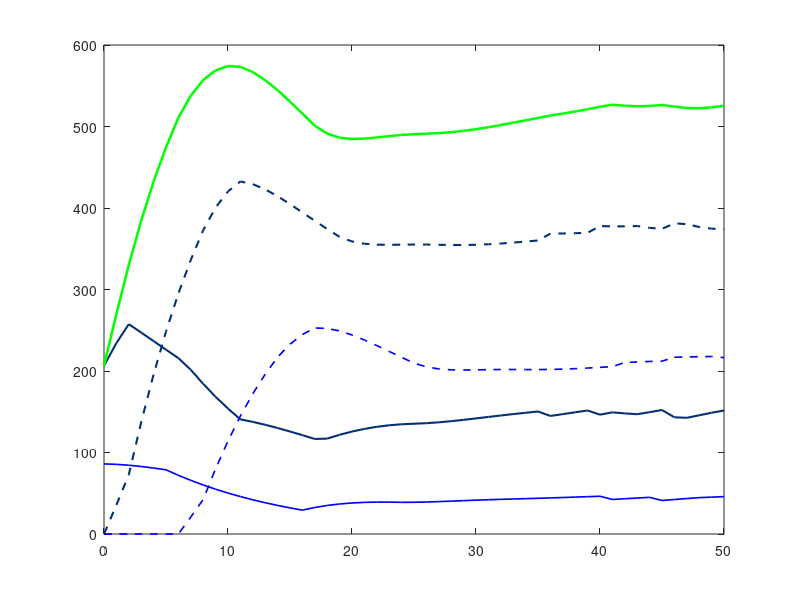

MATLAB code to generate this figure: (Note: this script raises an error after producing the figure.)
clear all;
%%
%Condor model
function [t, wildJuveniles, wildImmatures, wildAdults, wildTotal, captiveJuveniles, captiveImmatures, captiveAdults, captiveTotal, totalBirds, Y1, WY1] = runCondorModel()
% initialization of variables and Rates
doubleClutching = true;
captiveBirthRate = 0.9; % The Female birth Rate assuming double clutching
if doubleClutching == true
    captiveBirthRate = captiveBirthRate * 2;
end
wildBirthRate = 0.3729; % wild female birth rate
num_years = 50; % simulation time in years
t = 0: num_years;
releaseRate = 0.8; % the release rate
keepRate = 1 - releaseRate; % the keep rate of juvenile condors
% Part A
captiveAdultMortalityRate = 0.086;
wildAdultMortalityRate = 0.086;
captiveImmatureMortalityRate = 0.086;
wildImmatureMortalityRate = 0.086;
captiveYear1MortalityRate = 0.086;
wildYear1MortalityRate = 0.086;

% Part B
% captiveAdultMortalityRate = 0.069;
% wildAdultMortalityRate = 0.069;
% captiveImmatureMortalityRate = 0.138;
% wildImmatureMortalityRate = 0.138;
% captiveYear1MortalityRate = 0.138;
% wildYear1MortalityRate = 0.138;

% Part C
% captiveAdultMortalityRate = 0.086;
% wildAdultMortalityRate = 0.086;
% captiveImmatureMortalityRate = 0.086;
% wildImmatureMortalityRate = 0.086;
% captiveYear1MortalityRate = 0.659;
% wildYear1MortalityRate = 0.659;

% Part D
% captiveAdultMortalityRate = 0.069;
% wildAdultMortalityRate = 0.069;
% captiveImmatureMortalityRate = 0.138;
% wildImmatureMortalityRate = 0.138;
% captiveYear1MortalityRate = 0.659;
% wildYear1MortalityRate = 0.659;

% Part E
% captiveAdultMortalityRate = 0.099;
% wildAdultMortalityRate = 0.099;
% captiveImmatureMortalityRate = 0.099;
% wildImmatureMortalityRate = 0.099;
% captiveYear1MortalityRate = 0.659;
% wildYear1MortalityRate = 0.659;

% Part F
% Same mortality rates as Part D (0.069, 0.138, 0.659)
% captiveAdultMortalityRate = 0.069;
% wildAdultMortalityRate = 0.069;
% captiveImmatureMortalityRate = 0.138;
% wildImmatureMortalityRate = 0.138;
% captiveYear1MortalityRate = 0.659;
% wildYear1MortalityRate = 0.659;

captiveAdultSurvivalRate = 1 - captiveAdultMortalityRate;
wildAdultSurvivalRate = 1 - wildAdultMortalityRate;
captiveImmatureSurvivalRate = 1 - captiveImmatureMortalityRate;
wildImmatureSurvivalRate = 1 - wildImmatureMortalityRate;
captiveYear1SurvivalRate = 1 - captiveYear1MortalityRate;
wildYear1SurvivalRate = 1 - wildYear1MortalityRate;
captiveCapacity = 150;
wildCapacity = 400;

% Define arrays and fill with 0's ahead of time to pre-allocate space
% arrays start at 1 in matlab not 0... odd 
% captive and wild groups, vectors 

Y0 = zeros(1, num_years + 1);
Y1 = zeros(1, num_years + 1);
Y2 = zeros(1, num_years + 1);
Y3 = zeros(1, num_years + 1);
Y4 = zeros(1, num_years + 1);
Y5 = zeros(1, num_years + 1);
Y6 = zeros(1, num_years + 1);
Y7 = zeros(1, num_years + 1);
A  = zeros(1, num_years + 1);

WY0 = zeros(1, num_years + 1);
WY1 = zeros(1, num_years + 1);
WY2 = zeros(1, num_years + 1);
WY3 = zeros(1, num_years + 1);
WY4 = zeros(1, num_years + 1);
WY5 = zeros(1, num_years + 1);
WY6 = zeros(1, num_years + 1);
WY7 = zeros(1, num_years + 1);
WY8 = zeros(1, num_years + 1);
WA  = zeros(1, num_years + 1);

% setting initial conditions
% initial conditions derived from 2022 population data
% https://www.nps.gov/articles/000/caco-world-2022.htm
% initial conditions assume all wild condors can breed together,
% which is not necessarily the case.

Y0(1) = 44;
Y1(1) = 39;
Y2(1) = 45/6;
Y3(1) = 45/6;
Y4(1) = 45/6;
Y5(1) = 45/6;
Y6(1) = 45/6;
Y7(1) = 45/6;
A(1) = 86;

% initial conditions derived from 1987 population data
% nps.gov/pinn/learn/nature/condor-history.htm

%A(1) = 22;

% Actual wild population is over our assumed carrying capacity, so start
% our simulation assuming no wild Condors.
for yr = 2: num_years + 1
    
    captiveTotalPrev = Y0(yr-1) + Y1(yr-1) + Y2(yr-1) + Y3(yr-1) + Y4(yr-1) + Y5(yr-1) + Y6(yr-1) + A(yr-1);
    wildTotalPrev = WY0(yr-1) + WY1(yr-1) + WY2(yr-1) + WY3(yr-1) + WY4(yr-1) + WY5(yr-1) + WY6(yr-1) + WY7(yr-1) + WA(yr-1);
    
    wildCarryingCapacity = 1 - (wildTotalPrev / wildCapacity);

    % Part F loop override: uncomment when running Part F
    % if yr == 7 % year 5 transition (at yr index 7, 5 elapsed years have finished)
    %     % release all remaining captive cohorts into the wild
    %     WY0(yr) = WY0(yr-1) + Y0(yr-1);
    %     WY1(yr) = WY0(yr-1);
    %     WY2(yr) = (WY1(yr-1) * wildYear1SurvivalRate + (Y1(yr-1) * wildYear1SurvivalRate));
    %     WY3(yr) = (WY2(yr-1) * wildImmatureSurvivalRate + (Y2(yr-1) * wildImmatureSurvivalRate));
    %     WY4(yr) = (WY3(yr-1) * wildImmatureSurvivalRate + (Y3(yr-1) * wildImmatureSurvivalRate));
    %     WY5(yr) = (WY4(yr-1) * wildImmatureSurvivalRate + (Y4(yr-1) * wildImmatureSurvivalRate));
    %     WY6(yr) = (WY5(yr-1) * wildImmatureSurvivalRate + (Y5(yr-1) * wildImmatureSurvivalRate));
    %     WY7(yr) = (WY6(yr-1) * wildImmatureSurvivalRate + (Y6(yr-1) * wildImmatureSurvivalRate));
    %     WY8(yr) = 0;
    %     WA(yr)  = (WA(yr-1) * wildAdultSurvivalRate + (A(yr-1) * wildAdultSurvivalRate) + (WY7(yr-1) * wildImmatureSurvivalRate));
    %     % captive facility is now zeroed out
    %     continue;
    % elseif yr > 7
    %     % captive facility remains empty for the rest of time
    %     wildadultsEligibleToReproduce = WA(yr-1) / 2;
    %     WY0(yr) = (wildadultsEligibleToReproduce * wildBirthRate * wildCarryingCapacity);
    %     WY1(yr) = WY0(yr-1);
    %     WY2(yr) = WY1(yr-1) * wildYear1SurvivalRate;
    %     WY3(yr) = WY2(yr-1) * wildImmatureSurvivalRate;
    %     WY4(yr) = WY3(yr-1) * wildImmatureSurvivalRate;
    %     WY5(yr) = WY4(yr-1) * wildImmatureSurvivalRate;
    %     WY6(yr) = WY5(yr-1) * wildImmatureSurvivalRate;
    %     WY7(yr) = WY6(yr-1) * wildImmatureSurvivalRate;
    %     WY8(yr) = 0;
    %     WA(yr)  = WA(yr-1) * wildAdultSurvivalRate + (WY7(yr-1) * wildImmatureSurvivalRate);
    %     continue;
    % end

    % If total captive population is less than our capacity, release 80% of
    % year-1 juveniles each year
    if captiveTotalPrev <= captiveCapacity 
        releaseRate = 0.8;
        keepRate = 1 - releaseRate;
    else 
        releaseRate = 1.0;
        keepRate = 1 - releaseRate;
    end
        
    % captive condor section
    adultsEligibleToReproduce = A(yr-1) / 2; % assume 50% of adults are female
    Y0(yr) = (adultsEligibleToReproduce * captiveBirthRate); % just born
    
    Y1(yr) = Y0(yr-1); % living out their first year (juveniles), no release, birth rate accounts for first-year mortality
    Y2(yr) = Y1(yr-1) * keepRate * captiveYear1SurvivalRate; % start of immature years
    Y3(yr) = Y2(yr-1) * captiveImmatureSurvivalRate;
    Y4(yr) = Y3(yr-1) * captiveImmatureSurvivalRate;
    Y5(yr) = Y4(yr-1) * captiveImmatureSurvivalRate;
    Y6(yr) = Y5(yr-1) * captiveImmatureSurvivalRate;   
    Y7(yr) = 0; % end of immature years
    A(yr) = A(yr-1) * captiveAdultSurvivalRate + (Y6(yr-1) * captiveImmatureSurvivalRate); % adults
  
    % wild condors
    wildadultsEligibleToReproduce = WA(yr-1) / 2; % assume 50% of adults are female
    WY0(yr) = (wildadultsEligibleToReproduce * wildBirthRate * wildCarryingCapacity); % just born
    WY1(yr) = WY0(yr-1); % living out their first year (juveniles)        
    WY2(yr) = (WY1(yr-1) * wildYear1SurvivalRate + (Y1(yr-1) * releaseRate * wildYear1SurvivalRate)); % start of immature years
    WY3(yr) = WY2(yr-1) * wildImmatureSurvivalRate;
    WY4(yr) = WY3(yr-1) * wildImmatureSurvivalRate;
    WY5(yr) = WY4(yr-1) * wildImmatureSurvivalRate;
    WY6(yr) = WY5(yr-1) * wildImmatureSurvivalRate;   
    WY7(yr) = WY6(yr-1) * wildImmatureSurvivalRate; 
    WY8(yr) = 0; % end of immature years
    WA(yr) = WA(yr-1) * wildAdultSurvivalRate + (WY7(yr-1) * wildImmatureSurvivalRate); % adults
    
end
% Group totals for plotting
% combining arrays to account for the correct groups for captive 
captiveJuveniles = Y1;
captiveImmatures = Y2 + Y3 + Y4 + Y5 + Y6;
captiveAdults    = A;
captiveTotal     = Y0 + captiveJuveniles + captiveImmatures + captiveAdults;

wildJuveniles = WY1;
wildImmatures = WY2 + WY3 + WY4 + WY5 + WY6 + WY7;
wildAdults    = WA;
wildTotal     = WY0 + wildJuveniles + wildImmatures + wildAdults;
totalBirds    = wildTotal + captiveTotal;
end
%%
Captivecap = 150;
Wildcap = 400;
[t, Wjuveniles, Wimmatures, Wadults, Wtotal, Cjuveniles, Cimmatures, Cadults, Ctotal, TotalBirds, Y1, WY1] = runCondorModel();
figure;
plot(t, Ctotal, 'Color', '#052F73', 'LineWidth', 1.5); hold on;
plot(t, Wtotal,'Color',  '#052f73', 'LineWidth', 1.5, 'LineStyle', '--');
plot(t, Cadults, 'b', 'LineWidth', 1.2);
plot(t, Wadults, '--b', 'LineWidth', 1.2);
plot(t, TotalBirds, 'g', 'LineWidth', 1.8);
yline(Captivecap,'--c', 'LineWidth', 2.5);
yline(Wildcap,'--k', 'LineWidth', 2.5);
grid on;
legend('Captive Total', 'Wild Total', 'Captive Adults', 'Wild Adults','TotalBirds','Captivecap', 'Wildcap','Location', 'northwest');
xlabel('Years');
ylabel('Number of Condors');
title('Captive and Wild Condor Populations (Project 3)');
